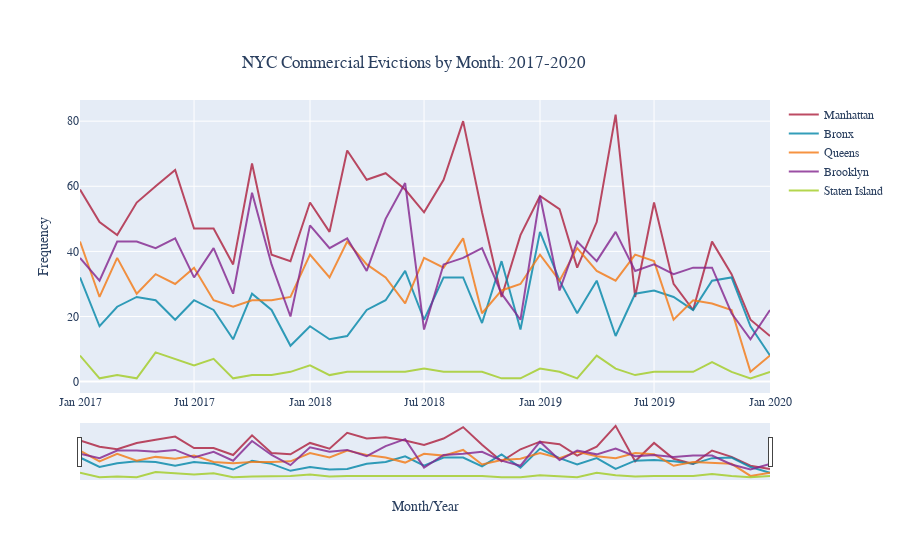

Notebook source saved alongside this figure:
### Code cell
fig = go.Figure()
fig.add_trace(go.Scatter(
                x=mn_df.month_year,
                y=mn_df['Number of Evictions'],
                name="Manhattan",
                line_color='#ad1f3c', 
                opacity=0.8))
fig.add_trace(go.Scatter(
                x=bx_df.month_year,
                y=bx_df['Number of Evictions'],
                name="Bronx",
                line_color='#0086a8',
                opacity=0.8))
fig.add_trace(go.Scatter(
                x=qn_df.month_year,
                y=qn_df['Number of Evictions'],
                name="Queens",
                line_color='#f47912',
                opacity=0.8))
fig.add_trace(go.Scatter(
                x=bk_df.month_year,
                y=bk_df['Number of Evictions'],
                name="Brooklyn",
                line_color='#83248e',
                opacity=0.8))
fig.add_trace(go.Scatter(
                x=si_df.month_year,
                y=si_df['Number of Evictions'],
                name="Staten Island",
                line_color='#a2cc22',
                opacity=0.8))

fig.update_xaxes(title_text='Month/Year')
fig.update_yaxes(title_text='Frequency')
fig.update_layout(
    title={
        'text': "NYC Commercial Evictions by Month: 2017-2020",
        'y':0.9,
        'x':0.46,
        'xanchor': 'center',
        'yanchor': 'top'},
    font=dict(
        family="Inconsolata",
        size=12
    ),
    xaxis_rangeslider_visible=True
)

fig.show()

### Figure 1 — Plotly figure (JSON) as saved in the notebook; plotly's stock layout.template omitted (floating-point values rounded to 4 significant figures)
{"data": [{"line": {"color": "#ad1f3c"}, "name": "Manhattan", "opacity": 0.8, "type": "scatter", "x": ["2017-01", "2017-02", "2017-03", "2017-04", "2017-05", "2017-06", "2017-07", "2017-08", "2017-09", "2017-10", "2017-11", "2017-12", "2018-01", "2018-02", "2018-03", "2018-04", "2018-05", "2018-06", "2018-07", "2018-08", "2018-09", "2018-10", "2018-11", "2018-12", "2019-01", "2019-02", "2019-03", "2019-04", "2019-05", "2019-06", "2019-07", "2019-08", "2019-09", "2019-10", "2019-11", "2019-12", "2020-01"], "y": [59, 49, 45, 55, 60, 65, 47, 47, 36, 67, 39, 37, 55, 46, 71, 62, 64, 59, 52, 62, 80, 52, 26, 45, 57, 53, 35, 49, 82, 26, 55, 30, 22, 43, 33, 19, 14]}, {"line": {"color": "#0086a8"}, "name": "Bronx", "opacity": 0.8, "type": "scatter", "x": ["2017-01", "2017-02", "2017-03", "2017-04", "2017-05", "2017-06", "2017-07", "2017-08", "2017-09", "2017-10", "2017-11", "2017-12", "2018-01", "2018-02", "2018-03", "2018-04", "2018-05", "2018-06", "2018-07", "2018-08", "2018-09", "2018-10", "2018-11", "2018-12", "2019-01", "2019-02", "2019-03", "2019-04", "2019-05", "2019-06", "2019-07", "2019-08", "2019-09", "2019-10", "2019-11", "2019-12", "2020-01"], "y": [32, 17, 23, 26, 25, 19, 25, 22, 13, 27, 22, 11, 17, 13, 14, 22, 25, 34, 19, 32, 32, 18, 37, 16, 46, 31, 21, 31, 14, 27, 28, 26, 22, 31, 32, 17, 8]}, {"line": {"color": "#f47912"}, "name": "Queens", "opacity": 0.8, "type": "scatter", "x": ["2017-01", "2017-02", "2017-03", "2017-04", "2017-05", "2017-06", "2017-07", "2017-08", "2017-09", "2017-10", "2017-11", "2017-12", "2018-01", "2018-02", "2018-03", "2018-04", "2018-05", "2018-06", "2018-07", "2018-08", "2018-09", "2018-10", "2018-11", "2018-12", "2019-01", "2019-02", "2019-03", "2019-04", "2019-05", "2019-06", "2019-07", "2019-08", "2019-09", "2019-10", "2019-11", "2019-12", "2020-01"], "y": [43, 26, 38, 27, 33, 30, 35, 25, 23, 25, 25, 26, 39, 32, 43, 36, 32, 24, 38, 35, 44, 21, 28, 30, 39, 31, 41, 34, 31, 39, 37, 19, 25, 24, 22, 3, 8]}, {"line": {"color": "#83248e"}, "name": "Brooklyn", "opacity": 0.8, "type": "scatter", "x": ["2017-01", "2017-02", "2017-03", "2017-04", "2017-05", "2017-06", "2017-07", "2017-08", "2017-09", "2017-10", "2017-11", "2017-12", "2018-01", "2018-02", "2018-03", "2018-04", "2018-05", "2018-06", "2018-07", "2018-08", "2018-09", "2018-10", "2018-11", "2018-12", "2019-01", "2019-02", "2019-03", "2019-04", "2019-05", "2019-06", "2019-07", "2019-08", "2019-09", "2019-10", "2019-11", "2019-12", "2020-01"], "y": [38, 31, 43, 43, 41, 44, 32, 41, 27, 58, 36, 20, 48, 41, 44, 34, 50, 61, 16, 36, 38, 41, 27, 19, 57, 28, 43, 37, 46, 34, 36, 33, 35, 35, 21, 13, 22]}, {"line": {"color": "#a2cc22"}, "name": "Staten Island", "opacity": 0.8, "type": "scatter", "x": ["2017-01", "2017-02", "2017-03", "2017-04", "2017-05", "2017-07", "2017-08", "2017-09", "2017-10", "2017-11", "2017-12", "2018-01", "2018-02", "2018-03", "2018-04", "2018-05", "2018-06", "2018-07", "2018-08", "2018-10", "2018-11", "2018-12", "2019-01", "2019-02", "2019-03", "2019-04", "2019-05", "2019-06", "2019-07", "2019-09", "2019-10", "2019-11", "2019-12", "2020-01"], "y": [8, 1, 2, 1, 9, 5, 7, 1, 2, 2, 3, 5, 2, 3, 3, 3, 3, 4, 3, 3, 1, 1, 4, 3, 1, 8, 4, 2, 3, 3, 6, 3, 1, 3]}], "layout": {"font": {"family": "Inconsolata", "size": 12}, "title": {"text": "NYC Commercial Evictions by Month: 2017-2020", "x": 0.46, "xanchor": "center", "y": 0.9, "yanchor": "top"}, "xaxis": {"rangeslider": {"visible": true}, "title": {"text": "Month/Year"}}, "yaxis": {"title": {"text": "Frequency"}}}}
